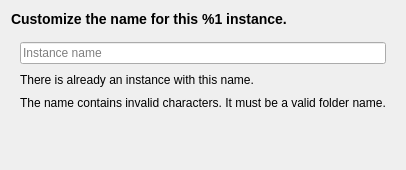
     <widget class="QWidget" name="page_5">
      <layout class="QVBoxLayout" name="verticalLayout_9">
       <item>
        <widget class="QWidget" name="widget_8" native="true">
         <layout class="QHBoxLayout" name="horizontalLayout_4">
          <property name="leftMargin">
           <number>0</number>
          </property>
          <property name="topMargin">
           <number>0</number>
          </property>
          <property name="rightMargin">
           <number>0</number>
          </property>
          <property name="bottomMargin">
           <number>0</number>
          </property>
          <item>
           <widget class="QLabel" name="instanceNameLabel">
            <property name="text">
             <string>&lt;h3&gt;Customize the name for this &lt;span style=&quot;white-space: nowrap;&quot;&gt;%1&lt;/span&gt; instance.&lt;/h3&gt;</string>
            </property>
            <property name="wordWrap">
             <bool>true</bool>
            </property>
           </widget>
          </item>
         </layout>
        </widget>
       </item>
       <item>
        <widget class="QWidget" name="widget_9" native="true">
         <layout class="QVBoxLayout" name="verticalLayout_8">
          <property name="spacing">
           <number>9</number>
          </property>
          <item>
           <widget class="QLineEdit" name="instanceName">
            <property name="placeholderText">
             <string>Instance name</string>
            </property>
           </widget>
          </item>
          <item>
           <widget class="QLabel" name="instanceNameExists">
            <property name="text">
             <string>There is already an instance with this name.</string>
            </property>
           </widget>
          </item>
          <item>
           <widget class="QLabel" name="instanceNameInvalid">
            <property name="text">
             <string>The name contains invalid characters. It must be a valid folder name.</string>
            </property>
           </widget>
          </item>
          <item>
           <spacer name="verticalSpacer_2">
            <property name="orientation">
             <enum>Qt::Orientation::Vertical</enum>
            </property>
            <property name="sizeHint" stdset="0">
             <size>
              <width>20</width>
              <height>40</height>
             </size>
            </property>
           </spacer>
          </item>
         </layout>
        </widget>
       </item>
      </layout>
     </widget>
